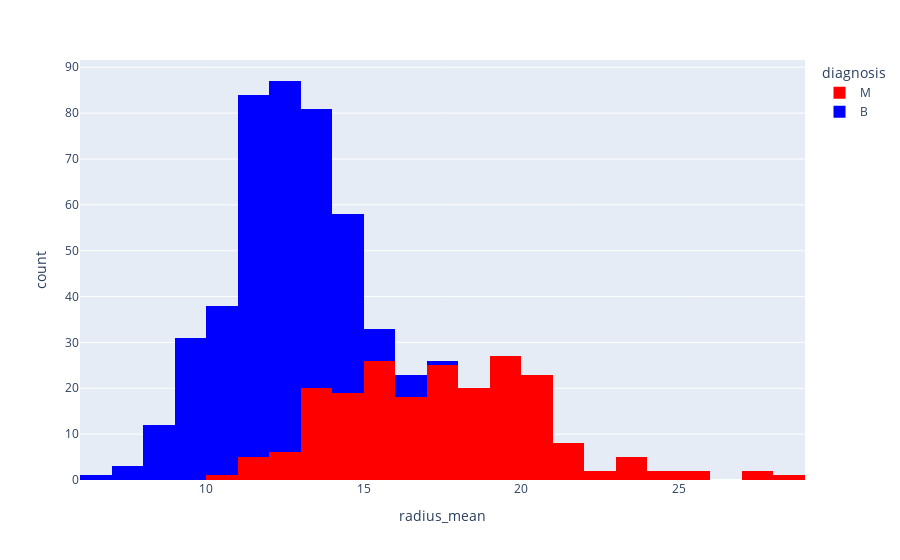

The cell this chart's notebook holds for it:
### Code cell
px.histogram(
    data_frame=df,
    x=df.radius_mean,
    color=df.diagnosis, 
    color_discrete_sequence=['red', 'blue']
)

### Figure 1 — Plotly figure (JSON) as saved in the notebook; plotly's stock layout.template omitted (floating-point values rounded to 4 significant figures; data arrays with more than 128 entries replaced by an {"elided": "..."} marker saying what was removed)
{"data": [{"alignmentgroup": "True", "bingroup": "x", "hovertemplate": "diagnosis=M<br>radius_mean=%{x}<br>count=%{y}<extra></extra>", "legendgroup": "M", "marker": {"color": "red", "pattern": {"shape": ""}}, "name": "M", "offsetgroup": "M", "orientation": "v", "showlegend": true, "type": "histogram", "x": {"elided": "212 float values"}, "xaxis": "x", "yaxis": "y"}, {"alignmentgroup": "True", "bingroup": "x", "hovertemplate": "diagnosis=B<br>radius_mean=%{x}<br>count=%{y}<extra></extra>", "legendgroup": "B", "marker": {"color": "blue", "pattern": {"shape": ""}}, "name": "B", "offsetgroup": "B", "orientation": "v", "showlegend": true, "type": "histogram", "x": {"elided": "357 float values"}, "xaxis": "x", "yaxis": "y"}], "layout": {"barmode": "relative", "legend": {"title": {"text": "diagnosis"}, "tracegroupgap": 0}, "margin": {"t": 60}, "xaxis": {"anchor": "y", "domain": [0, 1], "title": {"text": "radius_mean"}}, "yaxis": {"anchor": "x", "domain": [0, 1], "title": {"text": "count"}}}}
